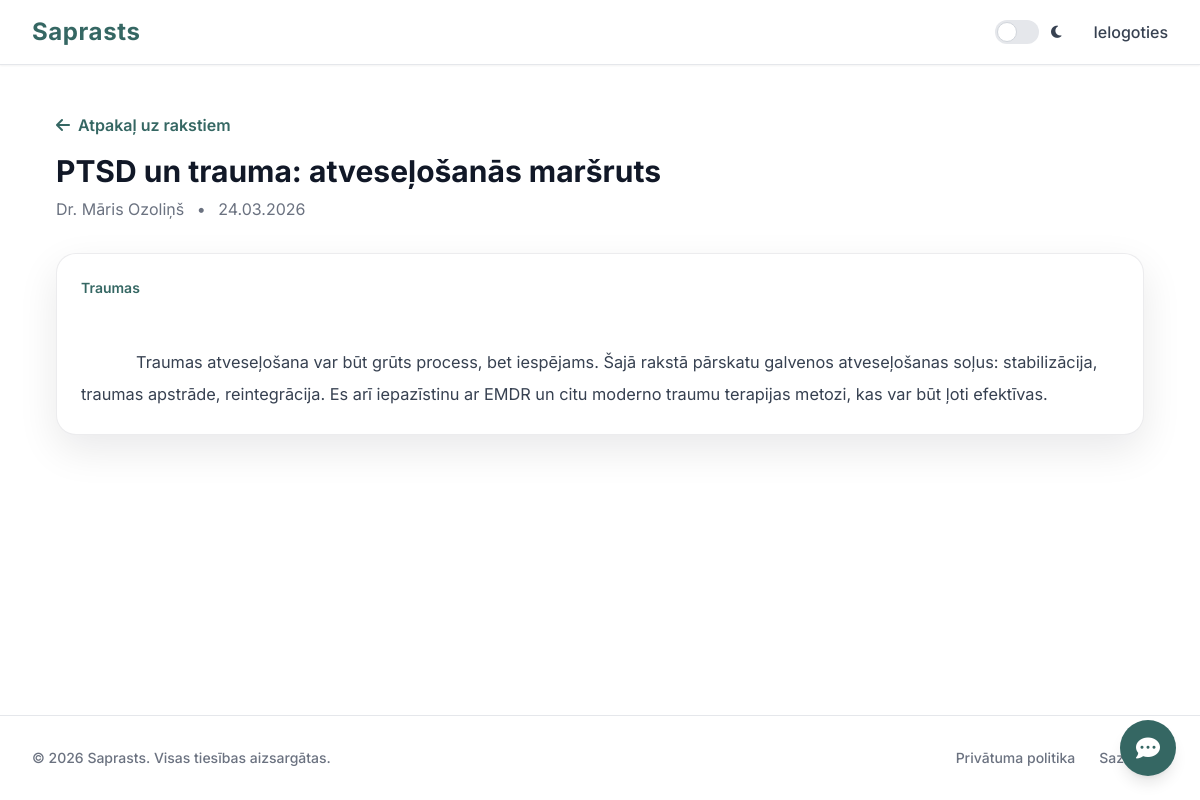
Screenshot of /published_articles.php?id=4 with the database file from the repository.
### tables this page shows
CREATE TABLE articles (
  id INT UNSIGNED NOT NULL AUTO_INCREMENT,
  psychologist_account_id INT UNSIGNED NOT NULL,
  title VARCHAR(255) NOT NULL,
  content MEDIUMTEXT NOT NULL,
  category VARCHAR(120) NULL,
  image_path VARCHAR(255) NULL,
  is_published TINYINT(1) NOT NULL DEFAULT 0,
  created_at TIMESTAMP NOT NULL DEFAULT CURRENT_TIMESTAMP,
  updated_at TIMESTAMP NULL DEFAULT NULL ON UPDATE CURRENT_TIMESTAMP,
  PRIMARY KEY (id),
  KEY idx_articles_psy (psychologist_account_id),
  KEY idx_articles_published (is_published),
  KEY idx_articles_created (created_at),
  CONSTRAINT fk_articles_psy
    FOREIGN KEY (psychologist_account_id) REFERENCES accounts(id)
    ON DELETE CASCADE ON UPDATE CASCADE
);

CREATE TABLE psychologist_profiles (
  account_id INT UNSIGNED NOT NULL,
  full_name VARCHAR(180) NOT NULL,
  specialization VARCHAR(120) NOT NULL,
  experience_years INT UNSIGNED NOT NULL DEFAULT 0,
  description TEXT NULL,
  certificate_path VARCHAR(255) NULL,
  image_path VARCHAR(255) NULL,
  hourly_rate DECIMAL(10,2) NOT NULL DEFAULT 50.00,
  approved_at TIMESTAMP NULL DEFAULT NULL,
  PRIMARY KEY (account_id),
  KEY idx_psy_specialization (specialization),
  KEY idx_psy_approved (approved_at),
  CONSTRAINT fk_psychologist_profiles_account
    FOREIGN KEY (account_id) REFERENCES accounts(id)
    ON DELETE CASCADE ON UPDATE CASCADE
);

### published_articles.php (the view, shortened to what this page needs)
<?php
require 'db.php';
require 'header.php';
$article_id = (int)($_GET['id'] ?? 0);
if ($article_id > 0) {
    $stmt = $conn->prepare(
        "SELECT a.id, a.title, a.content, a.category, a.created_at, p.full_name
         FROM articles a
         JOIN psychologist_profiles p ON a.psychologist_account_id = p.account_id
         WHERE a.id = ? AND a.is_published = 1"
    );
    $stmt->bind_param('i', $article_id);
    $stmt->execute();
    $article = $stmt->get_result()->fetch_assoc();
}
?>
<div class="page-shell page-surface articles-page">
    <?php if ($article_id > 0): ?>
    <div class="page-heading">
        <a href="published_articles.php" class="button-link-icon mb-4">
            <i class="fas fa-arrow-left"></i>Atpakaļ uz rakstiem
        </a>
        <h1 class="page-title"><?php echo htmlspecialchars($article['title']); ?></h1>
        <p class="page-subtitle">
            <?php echo htmlspecialchars($article['full_name']); ?>
            <span class="mx-2">•</span>
            <?php echo date('d.m.Y', strtotime($article['created_at'])); ?>
        </p>
    </div>
    <article class="form-card article-detail-card">
        <?php if (!empty($article['category'])): ?>
        <p class="text-sm text-primary font-semibold mb-4"><?php echo htmlspecialchars($article['category']); ?></p>
        <?php endif; ?>
        <div class="text-gray-700 dark:text-gray-300 leading-8 whitespace-pre-wrap">
            <?php echo nl2br(htmlspecialchars($article['content'])); ?>
        </div>
    </article>
    <?php endif; ?>
</div>
<?php require 'footer.php'; ?>

### style.css (style rules this page uses)
:root { --color-primary: #356763; --color-primary-hover: #285b57; --color-secondary: #49655a; --color-surface: #ffffff; --color-background: #ffffff; }
body { display: flex; flex-direction: column; min-height: 100vh; font-family: Inter, system-ui, -apple-system, "Segoe UI", Roboto, Arial, sans-serif; background: var(--color-background); }
.page-surface { background: var(--color-background); }
.page-shell, .page-shell-wide, .page-shell-narrow { width: 100%; margin-left: auto; margin-right: auto; padding: 2.5rem 1rem; flex-grow: 1; }
.page-shell { max-width: 72rem; }
@media (min-width: 640px) { .page-shell, .page-shell-wide, .page-shell-narrow { padding-left: 1.5rem; padding-right: 1.5rem; } }
@media (min-width: 1024px) { .page-shell, .page-shell-wide, .page-shell-narrow { padding-left: 2rem; padding-right: 2rem; } }
.page-heading { margin-bottom: 2rem; }
.page-title { font-size: 1.875rem; line-height: 2.25rem; font-weight: 700; color: rgb(17 24 39); }
.page-subtitle { margin-top: 0.5rem; color: rgb(107 114 128); }
.panel-card, .form-card, .list-card, .auth-card, .result-card, .empty-card { background: #fff; border: 1px solid rgba(15, 23, 42, 0.08); border-radius: 1rem; box-shadow: 0 10px 30px rgba(2, 8, 23, 0.05); }
.panel-card, .form-card, .auth-card, .result-card { padding: 1.5rem; }
.button-primary, .button-secondary, .button-danger-icon, .button-link-icon { display: inline-flex; align-items: center; justify-content: center; gap: 0.5rem; border-radius: 0.75rem; font-weight: 600; transition: all 180ms ease; }
.button-link-icon { color: var(--color-primary); }

### content.css (style rules this page uses)
.articles-page { padding-top: 2.75rem; }
.article-detail-card { border-radius: 1.25rem; box-shadow: 0 15px 40px rgba(2, 8, 23, 0.09); }
.article-detail-card .article-content, .article-detail-card .text-gray-700 { font-size: 1.02rem; }
@media (min-width: 1024px) { .articles-page { padding-top: 3rem; } }

### rows the page displays
articles: title "PTSD un trauma: atveseļošanās maršruts", psychologist_profiles.full_name "Dr. Māris Ozoliņš", created_at "24.03.2026", category "Traumas", content "Traumas atveseļošana var būt grūts process, bet iespējams. Šajā rakstā pārskatu galvenos atveseļošanas soļus: stabilizācija, traumas apstrāde, reintegrācija. Es arī iepazīstinu ar EMDR un citu moderno traumu terapijas metozi, kas var būt ļoti efektīvas."
